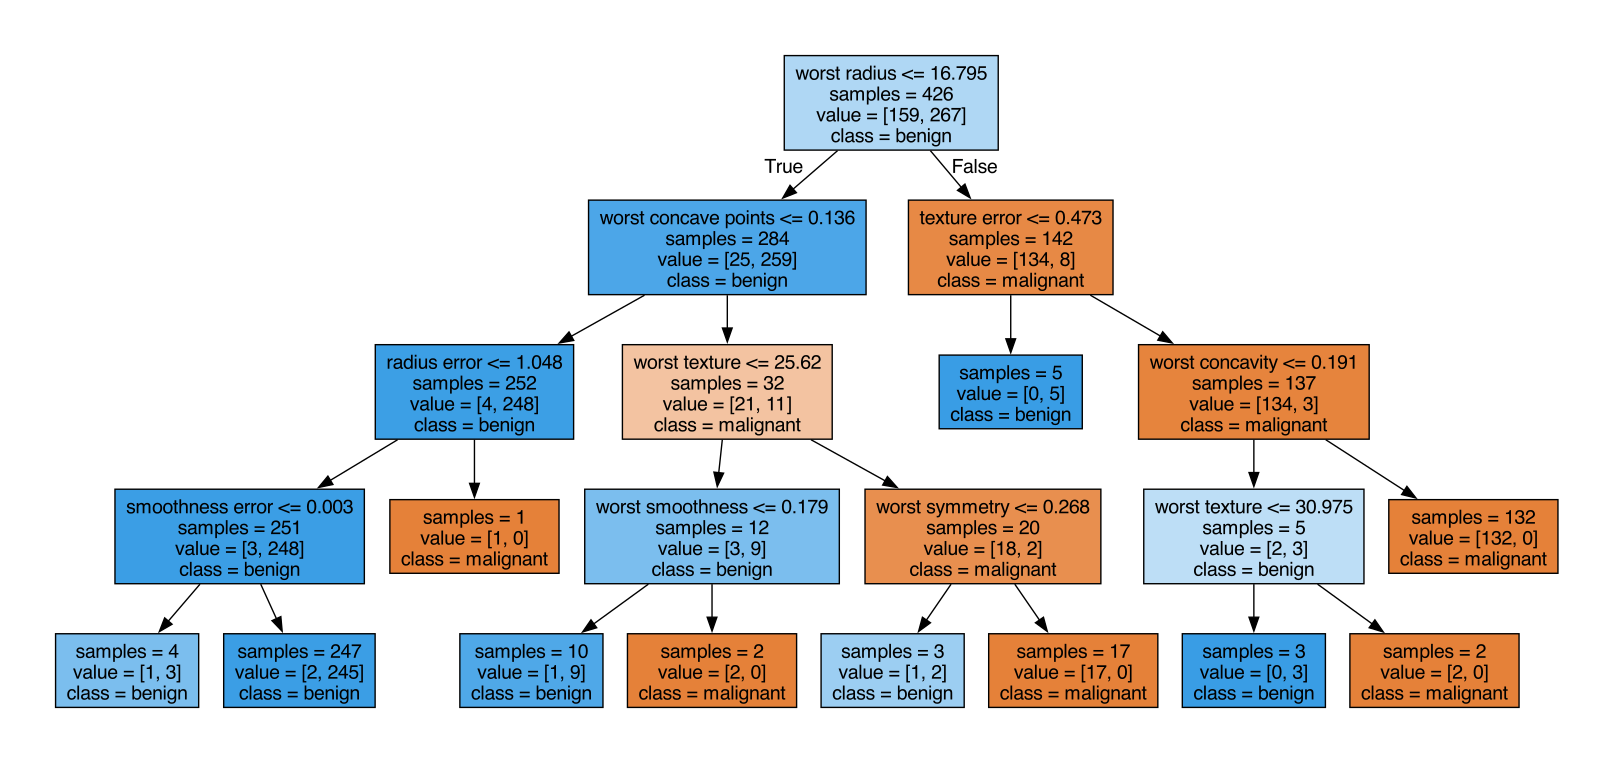

The script that drew this image:
from sklearn.tree import DecisionTreeClassifier
from sklearn.model_selection import train_test_split
from sklearn.datasets import load_breast_cancer
from sklearn.tree import export_graphviz
import graphviz
import os

os.environ["PATH"] += os.pathsep + '/opt/homebrew/bin'
# load data
cancer = load_breast_cancer()
X_train, X_test, y_train, y_test = train_test_split(
    cancer.data, cancer.target, stratify=cancer.target, random_state=42)

tree = DecisionTreeClassifier(max_depth=4, random_state=0)
tree.fit(X_train, y_train)
print("Accuracy on training set: {:.3f}".format(tree.score(X_train, y_train)))
print("Accuracy on test set: {:.3f}".format(tree.score(X_test, y_test)))
print(os.environ['PATH'])

dot_data = export_graphviz(tree, out_file=None, class_names=["malignant", "benign"],
                feature_names=cancer.feature_names, impurity=False, filled=True)

graph = graphviz.Source(dot_data)
graph.render("decision_tree")

print("Feature importance: \n{}".format(tree.feature_importances_))
